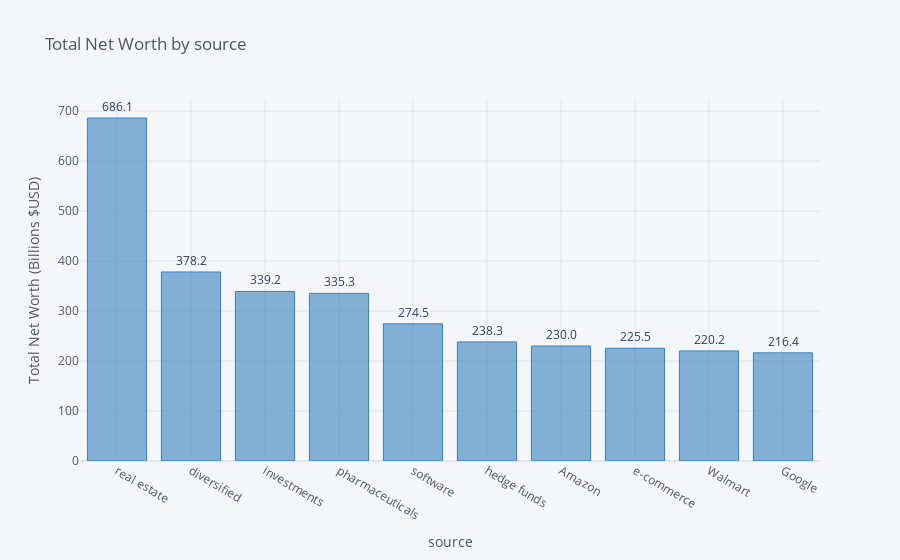

Here is the notebook cell this chart was saved with:
### Code cell
col = "source"
fig = df_selfmade.groupby(
    col).sum()[["networth"]].sort_values("networth", ascending=False).round(3).iloc[:10].figure(
    kind="bar", 
    xTitle=col, 
    yTitle="Total Net Worth (Billions $USD)", 
    title=f"Total Net Worth by {col}",
    text="networth", 
    color="blue")
fig.update_traces(textposition='outside')
display(fig)

### Figure 1 — Plotly figure (JSON) as saved in the notebook; plotly's stock layout.template omitted (floating-point values rounded to 4 significant figures)
{"data": [{"marker": {"color": "rgba(55, 128, 191, 0.6)", "line": {"color": "rgba(55, 128, 191, 1.0)", "width": 1}}, "name": "networth", "orientation": "v", "text": ["686.1", "378.2", "339.2", "335.3", "274.5", "238.3", "230.0", "225.5", "220.2", "216.4"], "textposition": "outside", "type": "bar", "x": ["real estate", "diversified", "investments", "pharmaceuticals", "software", "hedge funds", "Amazon", "e-commerce", "Walmart", "Google"], "y": [686.1, 378.2, 339.2, 335.3, 274.5, 238.3, 230, 225.5, 220.2, 216.4]}], "layout": {"legend": {"bgcolor": "#F5F6F9", "font": {"color": "#4D5663"}}, "paper_bgcolor": "#F5F6F9", "plot_bgcolor": "#F5F6F9", "title": {"font": {"color": "#4D5663"}, "text": "Total Net Worth by source"}, "xaxis": {"gridcolor": "#E1E5ED", "showgrid": true, "tickfont": {"color": "#4D5663"}, "title": {"font": {"color": "#4D5663"}, "text": "source"}, "zerolinecolor": "#E1E5ED"}, "yaxis": {"gridcolor": "#E1E5ED", "showgrid": true, "tickfont": {"color": "#4D5663"}, "title": {"font": {"color": "#4D5663"}, "text": "Total Net Worth (Billions $USD)"}, "zerolinecolor": "#E1E5ED"}}}
